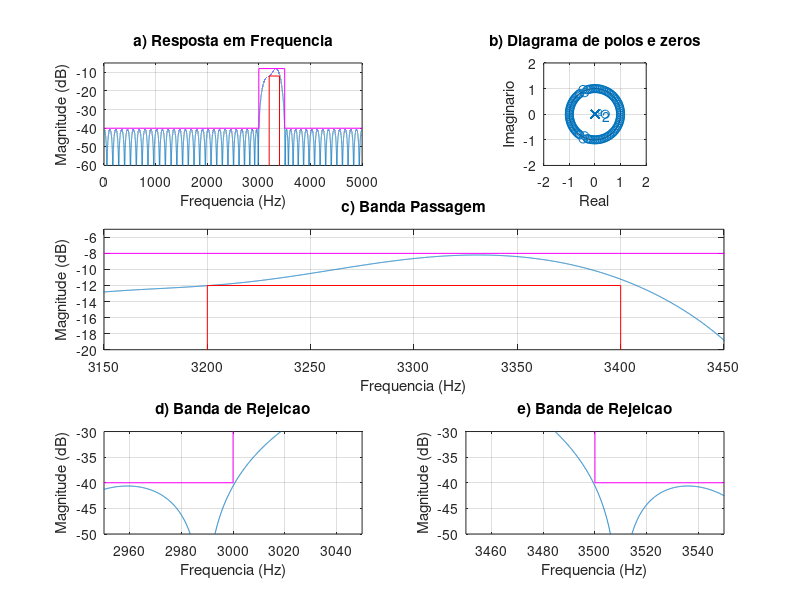
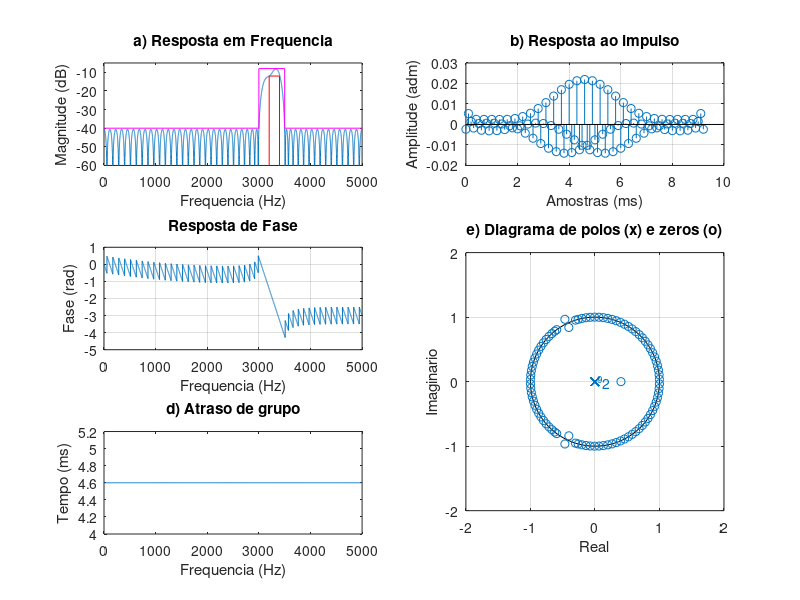

Reproduce these figures in MATLAB, in order. (Note: this script raises an error after producing the figures.)
% Projeto filtro 3 FIR PM
% BP - (fa = 10000 Hz, f1 = 3000 Hz; f2 = 3200 Hz, f3 = 3400 Hz;
% f4 = 3500 Hz, Ap = 2 dB, As = 30 dB, GdB = -10 dB)

close all;
clear all;
clc;

ExecutarAjuste = 1;

%% Especificacoes
Ap = 2; As = 30; GdB = -10;

fa = 10000;
fp1 = 3200; fp2 = 3400;
fs1 = 3000; fs2 = 3500;

fcuts = [fs1 fp1 fp2 fs2];
w = fcuts/fa*(2*pi);
ws1 = w(1)/pi; wp1 = w(2)/pi; wp2 = w(3)/pi; ws2 = w(4)/pi;

mags = [0 1 0];
devs_As = 10^(-(As+1.6)/20);
devs_Ap = 1-10^(-Ap/20);
devs = [devs_As devs_Ap devs_As];
G0 = GdB;

% calculo da ordem com firpmord
if ExecutarAjuste
    fcuts = fcuts + [0 -15 10 0];
end

[n,f0,a0,w0] = firpmord(fcuts,mags,devs,fa);

% calculo algoritmo PM
h_pm = firpm(n,f0,a0,w0);
h_pm = h_pm*10^(G0/20);

%%
figure(1)
subplot(321)
[h, w] = freqz(h_pm, 1, linspace(0,pi,100000));
% plot(w/pi, abs(h)); grid on;
plot(w*fa/2/pi,20*log10(abs(h))); grid on;
title('a) Resposta em Frequencia')
xlim([0 fa/2]);ylim([-60 -5]);
hold on;
Amin = 80;
As = As - G0;
Ap = Ap + G0;
plot([wp1, wp1, wp2, wp2]*fa/2, [-Amin, Ap-4, Ap-4, -Amin], '-r')
plot([0, ws1, ws1, ws2, ws2, 1]*fa/2, [-As, -As, Ap, Ap, -As,-As], '-m')
xlabel('Frequencia (Hz)');
ylabel('Magnitude (dB)');

subplot(322)
zplane(h_pm, 1); axis([-2 2 -2 2]);
title('b) Diagrama de polos e zeros')
xlabel('Real');
ylabel('Imaginario');

subplot(3,2,3:4)
plot(w*fa/2/pi,20*log10(abs(h))); grid on;
title('c) Banda Passagem')
grid on; hold on;
plot([wp1, wp1, wp2, wp2]*fa/2, [-Amin, Ap-4, Ap-4, -Amin], '-r')
plot([0, ws1, ws1, ws2, ws2, 1]*fa/2, [-As, -As, Ap, Ap, -As,-As], '-m')
xlim([3150 3450]); ylim([-20 -5]);
xlabel('Frequencia (Hz)');
ylabel('Magnitude (dB)');

subplot(3,2,5)
plot(w*fa/2/pi,20*log10(abs(h))); grid on;
title('d) Banda de Rejeicao')
grid on; hold on;
plot([wp1, wp1, wp2, wp2]*fa/2, [-Amin, Ap-4, Ap-4, -Amin], '-r')
plot([0, ws1, ws1, ws2, ws2, 1]*fa/2, [-As, -As, Ap, Ap, -As,-As], '-m')
xlim([2950 3050]); ylim([-50 -30]);
xlabel('Frequencia (Hz)');
ylabel('Magnitude (dB)');

subplot(3,2,6)
plot(w*fa/2/pi,20*log10(abs(h))); grid on;
title('e) Banda de Rejeicao')
grid on; hold on;
plot([wp1, wp1, wp2, wp2]*fa/2, [-Amin, Ap-4, Ap-4, -Amin], '-r')
plot([0, ws1, ws1, ws2, ws2, 1]*fa/2, [-As, -As, Ap, Ap, -As,-As], '-m')
xlim([3450 3550]); ylim([-50 -30]);
xlabel('Frequencia (Hz)');
ylabel('Magnitude (dB)');

%%
figure(2)
%suptitle(['LP FIR ' num2str(fp) '-' num2str(fs) ' Ordem: ' num2str(2*M+1)])

escala = fa/2;
subplot(3,2,[4 6])
zplane(h_pm, 1);
axis([-2 2 -2 2])
title('e) Diagrama de polos (x) e zeros (o)')
xlabel('Real');
ylabel('Imaginario');

clear h w
[h, w] = freqz(h_pm, 1, 'whole');

subplot(322)
x_imp = [0:length(h_pm)-1]/fa*1000;
stem(x_imp, h_pm); grid on;
title('b) Resposta ao impulso')
xlabel('Amostras (ms)');
ylabel('Amplitude (adm)');

subplot(321)
[h, w] = freqz(h_pm, 1, linspace(0,pi,10000));
% plot(w/pi, abs(h)); grid on;
% plot(w/pi*escala, 20*log10(abs(h))); grid on;
plot(w*fa/2/pi,20*log10(abs(h)))
hold on;
title('a) Resposta em Frequencia')
ylim([-60 -5])
Amin = 80;
plot([wp1, wp1, wp2, wp2]*fa/2, [-Amin, Ap-4, Ap-4, -Amin], '-r')
plot([0, ws1, ws1, ws2, ws2, 1]*fa/2, [-As, -As, Ap, Ap, -As,-As], '-m')
xlim([0 fa/2])
xlabel('Frequencia (Hz)');
ylabel('Magnitude (dB)');

subplot(323)
plot(w/pi*escala, unwrap(angle(h))/pi); grid on;
title('Resposta de Fase')
xlabel('Frequencia (Hz)');
ylabel('Fase (rad)');

subplot(325)
[del_y, del_x] = grpdelay(h_pm, 1);
plot(del_x/pi*fa/2, del_y/fa*1000);
title('d) Atraso de grupo')
xlabel('Frequencia (Hz)');
ylabel('Tempo (ms)');

%%
syms z
H(z) = poly2sym(h_pm, z);
pretty(vpa(collect(H(z)), 3))
